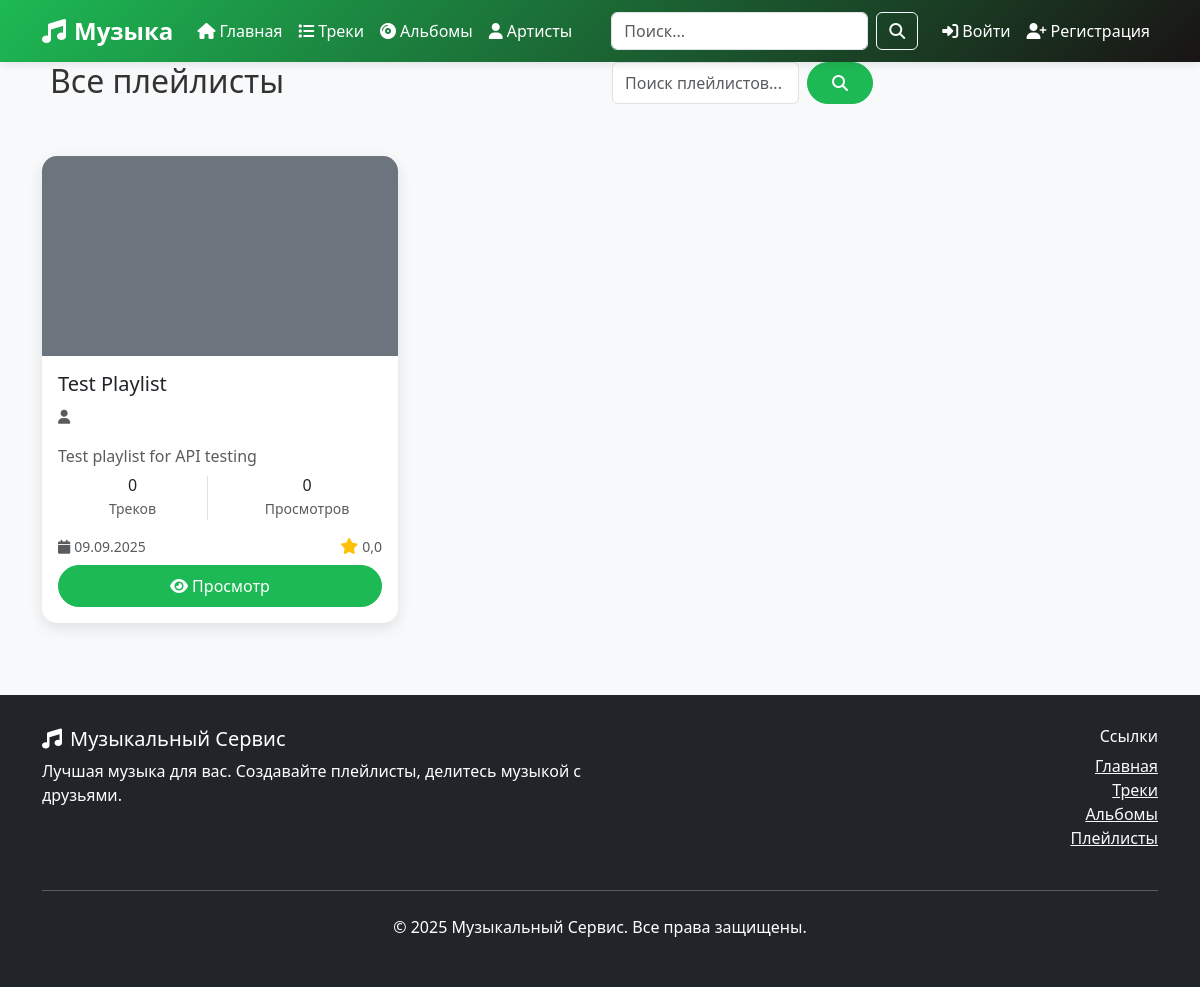
/playlists/, run on the app's committed database.
### music/models.py (models this page shows, shortened)
class Playlist(models.Model):
    id = models.UUIDField(primary_key=True, default=uuid.uuid4, editable=False)
    user = models.ForeignKey(User, on_delete=models.CASCADE, verbose_name='Пользователь', related_name='playlists')
    name = models.CharField(max_length=200, verbose_name='Название плейлиста')
    description = models.TextField(blank=True, verbose_name='Описание')
    is_public = models.BooleanField(default=True, verbose_name='Публичный')
    photo = models.ImageField(upload_to='playlists/', null=True, blank=True, verbose_name='Фото плейлиста')
    creation_date = models.DateTimeField(auto_now_add=True, verbose_name='Дата создания')
    tracks = models.ManyToManyField(Track, through='PlaylistTrack', verbose_name='Треки')
    genres = models.ManyToManyField(Genre, blank=True, verbose_name='Жанры')
    class Meta:
        db_table = 'плейлисты'
        verbose_name = 'Плейлист'
        verbose_name_plural = 'Плейлисты'
    @property
    def owner(self):
        return self.user

### music/views.py (the view)
# urls.py: path('playlists/', views.playlist_list, name='playlist_list'),
def playlist_list(request):
    query = request.GET.get('q', '')
    playlists = Playlist.objects.filter(is_public=True).select_related('user').prefetch_related('tracks')
    if query:
        playlists = playlists.filter(
            Q(name__icontains=query) |
            Q(description__icontains=query) |
            Q(user__login__icontains=query)
        ).distinct()
    paginator = Paginator(playlists, 12)
    page_number = request.GET.get('page')
    page_obj = paginator.get_page(page_number)
    context = {
        'playlists': page_obj,
        'query': query,
    }
    return render(request, 'music/playlist_list.html', context)

### music/templates/music/playlist_list.html (shortened to what this page needs)
{% extends 'music/base.html' %}
{% block content %}
<div class="container">
    <div class="row mb-4">
        <div class="col-md-6">
            <h1 class="h2">
                Все плейлисты
            </h1>
        </div>
        <div class="col-md-3">
            <form method="GET" action="{% url 'music:playlist_list' %}" class="d-flex">
                <input type="text" class="form-control me-2" name="q" placeholder="Поиск плейлистов..."
                       value="{{ request.GET.q }}" aria-label="Search">
                <button class="btn btn-primary" type="submit">
                    <i class="fas fa-search"></i>
                </button>
            </form>
        </div>
    </div>
    <div class="row">
        {% for playlist in playlists %}
            <div class="col-lg-4 col-md-6 mb-4">
                <div class="card h-100">
                    {% if playlist.photo %}
                        <img src="{{ playlist.photo.url }}" class="card-img-top" alt="{{ playlist.name }}" style="height: 200px; object-fit: cover;">
                    {% else %}
                        <div class="card-img-top bg-secondary d-flex align-items-center justify-content-center" style="height: 200px;">
                        </div>
                    {% endif %}
                    <div class="card-body d-flex flex-column">
                        <h5 class="card-title">{{ playlist.name }}</h5>
                        <div class="mb-2">
                            <p class="card-text text-muted">
                                <small>
                                    <i class="fas fa-user me-1"></i>{{ playlist.owner.login }}
                                </small>
                            </p>
                            {% if playlist.description %}
                                <p class="card-text text-muted">
                                    {{ playlist.description|truncatewords:15 }}
                                </p>
                            {% endif %}
                        </div>
                        <div class="mb-3">
                            <div class="row text-center">
                                <div class="col-6">
                                    <div class="border-end">
                                        <h6 class="mb-0">{{ playlist.tracks.count }}</h6>
                                        <small class="text-muted">Треков</small>
                                    </div>
                                </div>
                                <div class="col-6">
                                    <h6 class="mb-0">{{ playlist.play_count|default:0 }}</h6>
                                    <small class="text-muted">Просмотров</small>
                                </div>
                            </div>
                        </div>
                        <div class="mt-auto">
                            <div class="d-flex justify-content-between align-items-center mb-2">
                                <small class="text-muted">
                                    <i class="fas fa-calendar me-1"></i>{{ playlist.creation_date|date:"d.m.Y" }}
                                </small>
                                <div class="d-flex align-items-center">
                                    <i class="fas fa-star text-warning me-1"></i>
                                    <small class="text-muted">{{ playlist.average_rating|default:"0.0"|floatformat:1 }}</small>
                                </div>
                            </div>
                            <div class="d-flex gap-2">
                                <a href="{% url 'music:playlist_detail' playlist.pk %}" class="btn btn-primary flex-fill">
                                    <i class="fas fa-eye me-1"></i>Просмотр
                                </a>
                            </div>
                        </div>
                    </div>
                </div>
            </div>
        {% endfor %}
    </div>
</div>
{% endblock %}

### music/templates/music/base.html (style rules this page uses)
:root { --primary-color: #1db954; --secondary-color: #191414; --accent-color: #ff6b6b; --text-color: #333; --light-bg: #f8f9fa; --dark-bg: #212529; }
body { font-family: 'Segoe UI', Tahoma, Geneva, Verdana, sans-serif; background-color: var(--light-bg); color: var(--text-color); }
.card { border: none; border-radius: 15px; box-shadow: 0 5px 15px rgba(0,0,0,0.1); transition: transform 0.3s ease, box-shadow 0.3s ease; overflow: hidden; }
.card-img-top { height: 200px; object-fit: cover; }
.btn-primary { background-color: var(--primary-color); border-color: var(--primary-color); border-radius: 25px; padding: 0.5rem 1.5rem; font-weight: 500; transition: all 0.3s ease; }

### data on the page
Playlist: name "Test Playlist", description "Test playlist for API testing", tracks.count "0", play_count "0", creation_date "09.09.2025", average_rating "0,0"
